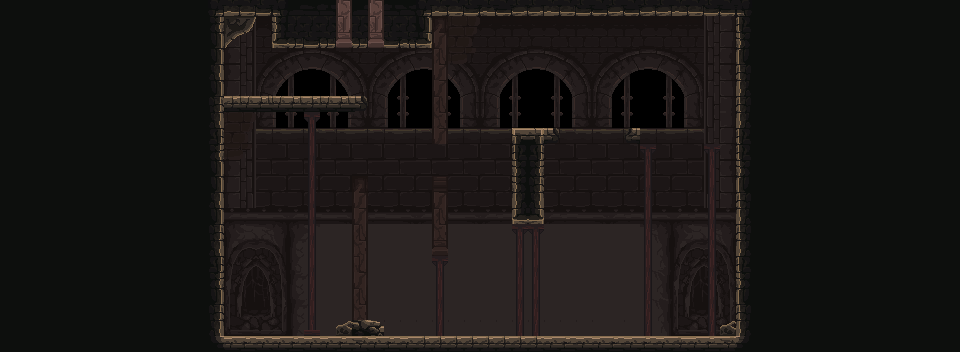

This is a level from a 2D game, rendered from its Tiled map with the project's own tilesets. A one-line summary and the map file follow, with tile-layer data summarised:
An orthogonal 60x22 tile map with 16x16 px tiles, 7 tile layers (bg3, bg2, bg, collision, ...), 5 tilesets and 62 objects (15x hulls, 6x crate, 4x platfall, 3x mirror, 3x zone, ...).

<map version="1.4" tiledversion="1.4.1" orientation="orthogonal" renderorder="right-down" compressionlevel="0" width="60" height="22" tilewidth="16" tileheight="16" infinite="0" nextlayerid="17" nextobjectid="152">
 <editorsettings>
  <export target="../assets/world/i1s3/i1s3b.json" format="json" />
 </editorsettings>
 <tileset firstgid="1" name="decorative" tilewidth="16" tileheight="16" tilecount="1024" columns="32">
  <image source="tilesets/PF_Caslte_1.0/decorative.png" width="512" height="512" />
 </tileset>
 <tileset firstgid="1025" name="mainlevbuild_A" tilewidth="16" tileheight="16" tilecount="4096" columns="64">
  <image source="tilesets/PF_Caslte_1.0/mainlevbuild_A.png" width="1024" height="1024" />
 </tileset>
 <tileset firstgid="5121" name="mainlevbuild_B" tilewidth="16" tileheight="16" tilecount="2560" columns="64">
  <image source="tilesets/PF_Caslte_1.0/mainlevbuild_B.png" width="1024" height="640" />
 </tileset>
 <tileset firstgid="7681" name="collision" tilewidth="16" tileheight="16" tilecount="64" columns="8">
  <image source="collision.png" width="128" height="128" />
  <tile id="0">
   <properties>
    <property name="collides" type="bool" value="true" />
   </properties>
   <objectgroup draworder="index" id="2">
    <object id="1" x="0" y="0">
     <polygon points="0,0 16,0 16,16 0,16" />
    </object>
   </objectgroup>
  </tile>
  <tile id="1">
   <properties>
    <property name="collides" type="bool" value="true" />
   </properties>
   <objectgroup draworder="index" id="2">
    <object id="1" x="0" y="16">
     <polygon points="0,0 16,-16 16,0" />
    </object>
   </objectgroup>
  </tile>
  <tile id="2">
   <properties>
    <property name="collides" type="bool" value="true" />
   </properties>
   <objectgroup draworder="index" id="2">
    <object id="1" x="0" y="0">
     <polygon points="0,0 16,0 16,16" />
    </object>
   </objectgroup>
  </tile>
  <tile id="3">
   <properties>
    <property name="collides" type="bool" value="true" />
   </properties>
   <objectgroup draworder="index" id="2">
    <object id="1" x="0" y="0">
     <polygon points="0,0 16,16 0,16" />
    </object>
   </objectgroup>
  </tile>
  <tile id="4">
   <properties>
    <property name="collides" type="bool" value="true" />
   </properties>
  </tile>
  <tile id="5">
   <properties>
    <property name="collides" type="bool" value="true" />
   </properties>
   <objectgroup draworder="index" id="3">
    <object id="2" x="0" y="16">
     <polygon points="0,0 16,-9 16,0" />
    </object>
   </objectgroup>
  </tile>
  <tile id="6">
   <properties>
    <property name="collides" type="bool" value="true" />
   </properties>
   <objectgroup draworder="index" id="2">
    <object id="1" x="0" y="7">
     <polygon points="0,0 16,9 0,9" />
    </object>
   </objectgroup>
  </tile>
  <tile id="7">
   <properties>
    <property name="collides" type="bool" value="true" />
   </properties>
   <objectgroup draworder="index" id="2">
    <object id="1" x="16" y="0">
     <polygon points="0,0 -9,16 0,16" />
    </object>
   </objectgroup>
  </tile>
  <tile id="8">
   <properties>
    <property name="collides" type="bool" value="true" />
   </properties>
   <objectgroup draworder="index" id="2">
    <object id="1" x="0" y="0">
     <polygon points="0,0 9,16 0,16" />
    </object>
   </objectgroup>
  </tile>
  <tile id="9">
   <properties>
    <property name="collides" type="bool" value="true" />
   </properties>
   <objectgroup draworder="index" id="2">
    <object id="1" x="7" y="0">
     <polygon points="0,0 9,16 9,0" />
    </object>
   </objectgroup>
  </tile>
  <tile id="10">
   <properties>
    <property name="collides" type="bool" value="true" />
   </properties>
   <objectgroup draworder="index" id="2">
    <object id="2" x="0" y="0">
     <polygon points="0,0 9,0 0,16" />
    </object>
   </objectgroup>
  </tile>
  <tile id="11">
   <properties>
    <property name="collides" type="bool" value="true" />
   </properties>
   <objectgroup draworder="index" id="2">
    <object id="1" x="8" y="0">
     <polygon points="0,0 8,0 8,16 0,16" />
    </object>
   </objectgroup>
  </tile>
  <tile id="12">
   <properties>
    <property name="collides" type="bool" value="true" />
   </properties>
   <objectgroup draworder="index" id="2">
    <object id="1" x="0" y="0">
     <polygon points="0,0 8,0 8,16 0,16" />
    </object>
   </objectgroup>
  </tile>
  <tile id="13">
   <properties>
    <property name="collides" type="bool" value="true" />
   </properties>
   <objectgroup draworder="index" id="2">
    <object id="1" x="0" y="0">
     <polygon points="0,0 16,0 16,9" />
    </object>
   </objectgroup>
  </tile>
  <tile id="14">
   <properties>
    <property name="collides" type="bool" value="true" />
   </properties>
   <objectgroup draworder="index" id="2">
    <object id="1" x="0" y="0">
     <polygon points="0,0 16,0 0,9" />
    </object>
   </objectgroup>
  </tile>
  <tile id="15">
   <properties>
    <property name="collides" type="bool" value="true" />
   </properties>
   <objectgroup draworder="index" id="2">
    <object id="1" x="0" y="8">
     <polygon points="0,0 16,0 16,8 0,8" />
    </object>
   </objectgroup>
  </tile>
  <tile id="16">
   <properties>
    <property name="collides" type="bool" value="true" />
   </properties>
   <objectgroup draworder="index" id="2">
    <object id="1" x="0" y="8">
     <polygon points="0,0 16,0 16,-8 0,-8" />
    </object>
   </objectgroup>
  </tile>
 </tileset>
 <tileset firstgid="7745" name="tile_custom" tilewidth="16" tileheight="16" tilecount="4096" columns="64">
  <image source="../assets/world/tile_custom.png" width="1024" height="1024" />
 </tileset>
 <layer id="4" name="bg3" width="60" height="22">
  <data>[1320 cells, 0 non-empty, 0 distinct tile ids]</data>
 </layer>
 <layer id="5" name="bg2" width="60" height="22">
  <data>[1320 cells, 699 non-empty, 191 distinct tile ids]</data>
 </layer>
 <layer id="6" name="bg" width="60" height="22">
  <data>[1320 cells, 830 non-empty, 76 distinct tile ids]</data>
 </layer>
 <layer id="7" name="collision" width="60" height="22">
  <data>[1320 cells, 0 non-empty, 0 distinct tile ids]</data>
 </layer>
 <layer id="1" name="fg" width="60" height="22">
  <data>[1320 cells, 13 non-empty, 10 distinct tile ids]</data>
 </layer>
 <layer id="2" name="fg_hidden" width="60" height="22">
  <data>[1320 cells, 0 non-empty, 0 distinct tile ids]</data>
 </layer>
 <layer id="3" name="fg_breakable" width="60" height="22">
  <data>[1320 cells, 2 non-empty, 2 distinct tile ids]</data>
 </layer>
 <objectgroup id="15" name="npcs" />
 <objectgroup id="14" name="enemies" />
 <objectgroup id="13" name="spawns" />
 <objectgroup id="12" name="exit">
  <object id="2" name="west1" type="entrance" x="224" y="288" width="32" height="32" />
  <object id="65" name="east1" type="exit" x="688" y="32" width="48" height="96">
   <properties>
    <property name="targetExit" value="west1" />
    <property name="targetMap" value="i1s4a" />
   </properties>
  </object>
  <object id="66" name="east1" type="entrance" x="656" y="64" width="32" height="32" />
  <object id="105" name="west1" type="exit" x="160" y="240" width="48" height="96">
   <properties>
    <property name="targetExit" value="east1" />
    <property name="targetMap" value="i1s2" />
   </properties>
  </object>
 </objectgroup>
 <objectgroup id="9" name="objects">
  <object id="89" name="soulcrystal0" type="soulcrystal" x="320" y="304" width="16" height="16">
   <properties>
    <property name="color" value="yellow" />
    <property name="scid" type="int" value="0" />
   </properties>
  </object>
  </objectgroup>
 <objectgroup id="10" name="triggers">
  <!-- 11 objects omitted --></objectgroup>
 <objectgroup color="#00ff00" id="8" name="hulls">
  <!-- 15 objects omitted --></objectgroup>
 <objectgroup id="16" name="pathing" />
</map>
<!-- 41 of 62 objects omitted -->
